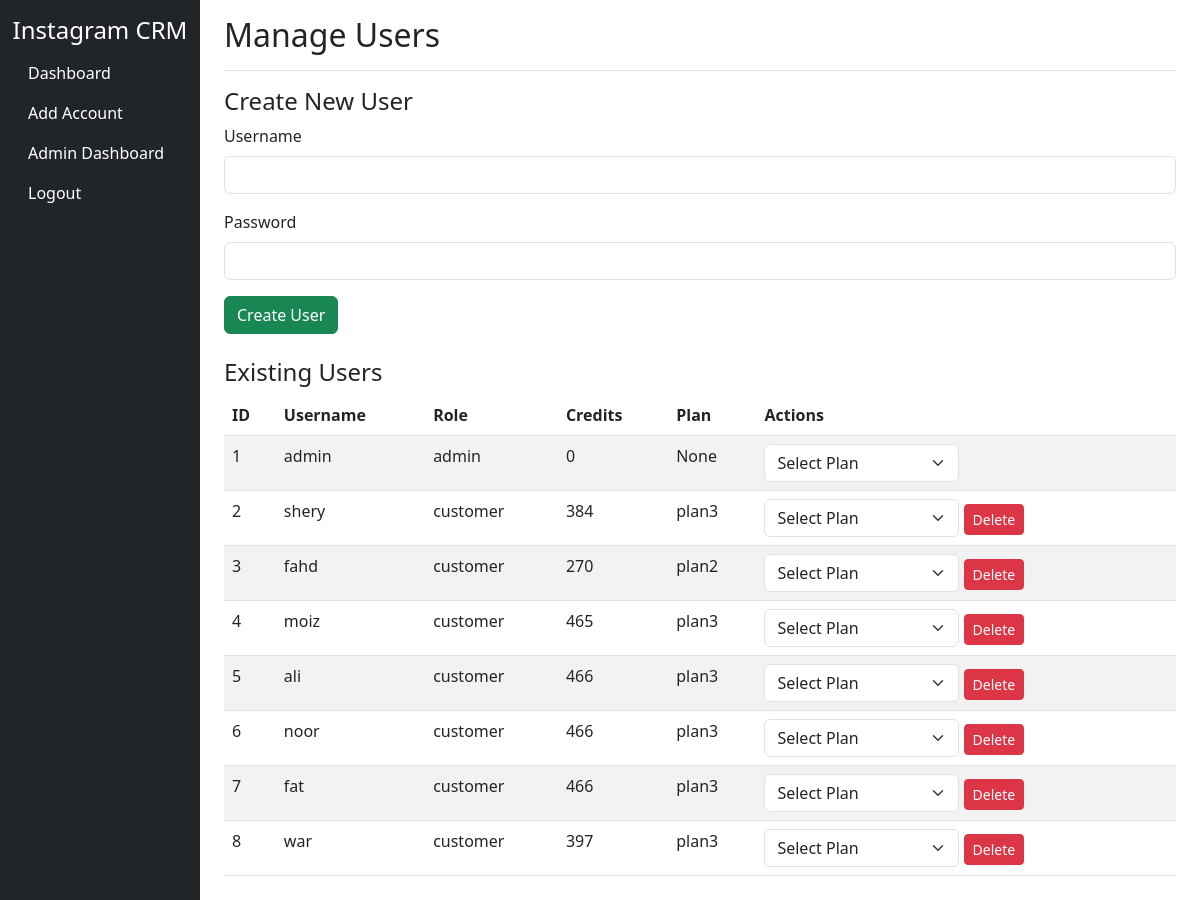
Page /admin/users (signed in) on the committed database.
### tables this page shows
CREATE TABLE users
                     (id INTEGER PRIMARY KEY AUTOINCREMENT,
                      username TEXT NOT NULL UNIQUE,
                      password_hash TEXT NOT NULL,
                      role TEXT NOT NULL DEFAULT 'customer',
                      credits INTEGER DEFAULT 0,
                      plan TEXT DEFAULT '');

### app.py (the view, shortened to what this page needs)
@app.route('/admin/users', methods=['GET', 'POST'])
@admin_required
def admin_users():
    conn = db_pool
    c = conn.cursor()
    c.execute('SELECT id, username, role, credits, plan FROM users')
    users = c.fetchall()
    return render_template('admin_users.html', users=users)

### app.py (called while the page is built)
def admin_required(f):
    @wraps(f)
    def decorated_function(*args, **kwargs):
        if 'user_id' not in session or session.get('role') != 'admin':
            flash("Admin access required.", "danger")
            return redirect(url_for('user_login'))
        return f(*args, **kwargs)
    return decorated_function

### templates/admin_users.html (shortened to what this page needs)
<!DOCTYPE html>
<html lang="en">
<head>
    <link href="https://cdn.jsdelivr.net/npm/bootstrap@5.3.0/dist/css/bootstrap.min.css" rel="stylesheet">
</head>
<body>
    <div class="container-fluid">
        <div class="row">
            <nav class="col-md-3 col-lg-2 d-md-block bg-dark sidebar">
                <div class="position-sticky pt-3">
                    <h4 class="text-white text-center">Instagram CRM</h4>
                    <ul class="nav flex-column">
                        <li class="nav-item">
                            <a class="nav-link text-white" href="{{ url_for('dashboard') }}">Dashboard</a>
                        </li>
                        <li class="nav-item">
                            <a class="nav-link text-white" href="{{ url_for('login') }}">Add Account</a>
                        </li>
                        <li class="nav-item">
                            <a class="nav-link text-white active" href="{{ url_for('admin_users') }}">Admin Dashboard</a>
                        </li>
                        <li class="nav-item">
                            <a class="nav-link text-white" href="{{ url_for('logout') }}">Logout</a>
                        </li>
                    </ul>
                </div>
            </nav>
            <main class="col-md-9 ms-sm-auto col-lg-10 px-md-4">
                <div class="d-flex justify-content-between flex-wrap flex-md-nowrap align-items-center pt-3 pb-2 mb-3 border-bottom">
                    <h1 class="h2">Manage Users</h1>
                </div>
                <div class="mb-4">
                    <h4>Create New User</h4>
                    <form method="POST" action="{{ url_for('admin_users') }}">
                        <div class="mb-3">
                            <label for="username" class="form-label">Username</label>
                            <input type="text" class="form-control" id="username" name="username" required>
                        </div>
                        <div class="mb-3">
                            <label for="password" class="form-label">Password</label>
                            <input type="password" class="form-control" id="password" name="password" required>
                        </div>
                        <button type="submit" class="btn btn-success">Create User</button>
                    </form>
                </div>
                <div class="mb-4">
                    <h4>Existing Users</h4>
                    <table class="table table-striped">
                        <thead>
                            <tr>
                                <th>ID</th>
                                <th>Username</th>
                                <th>Role</th>
                                <th>Credits</th>
                                <th>Plan</th>
                                <th>Actions</th>
                            </tr>
                        </thead>
                        <tbody>
                            {% for user in users %}
                            <tr>
                                <td>{{ user[0] }}</td>
                                <td>{{ user[1] }}</td>
                                <td>{{ user[2] }}</td>
                                <td>{{ user[3] }}</td>
                                <td>{{ user[4] if user[4] else 'None' }}</td>
                                <td>
                                    <form method="POST" action="{{ url_for('admin_users') }}" class="d-inline">
                                        <select name="plan" class="form-select d-inline w-auto" onchange="this.form.submit()">
                                            <option value="">Select Plan</option>
                                        </select>
                                    </form>
                                    {% if user[2] != 'admin' %}
                                    <form method="POST" action="{{ url_for('admin_users') }}" class="d-inline">
                                        <button type="submit" class="btn btn-danger btn-sm" onclick="return confirm('Are you sure you want to delete this user?')">Delete</button>
                                    </form>
                                    {% endif %}
                                </td>
                            </tr>
                            {% endfor %}
                        </tbody>
                    </table>
                </div>
            </main>
        </div>
    </div>
</body>
</html>

### rows in the picture
users: id "1", username "admin", role "admin", credits "0", plan "None"
users: id "2", username "shery", role "customer", credits "384", plan "plan3"
users: id "3", username "fahd", role "customer", credits "270", plan "plan2"
users: id "4", username "moiz", role "customer", credits "465", plan "plan3"
users: id "5", username "ali", role "customer", credits "466", plan "plan3"
users: id "6", username "noor", role "customer", credits "466", plan "plan3"
users: id "7", username "fat", role "customer", credits "466", plan "plan3"
users: id "8", username "war", role "customer", credits "397", plan "plan3"
